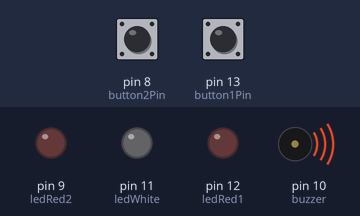
Bench run of a sketch on a simulated Arduino Uno, built with avr-gcc and run on an emulated ATmega328P. Parts: output pins drawn as LEDs (lit = HIGH), buzzer (waves = sounding). Dashed ring = blinking. The test bench sets the inputs (shaded band); at power-on: pin 8 (button2Pin) HIGH, pin 13 (button1Pin) HIGH. Random numbers use the default seed unless the sketch sets one.

Above: at 1.2 s.
1.3 s: pin 8 (button2Pin) pulled LOW for 0.15 s
At 1.55 s:
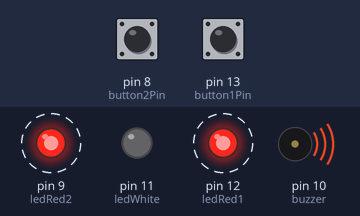
4.3 s: pin 13 (button1Pin) pulled LOW for 3.2 s
At 10.28 s:
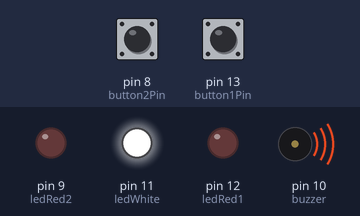
10.5 s: pin 13 (button1Pin) pulled LOW for 0.15 s
At 11.8 s:
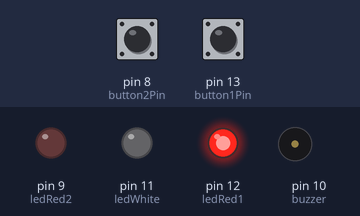
13.5 s: pin 13 (button1Pin) pulled LOW for 1 s
At 14.75 s:
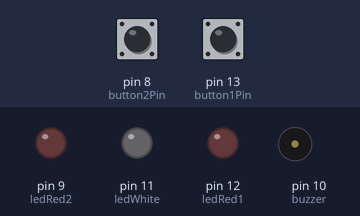
16.5 s: pin 8 (button2Pin) pulled LOW for 1 s
At 16.65 s:
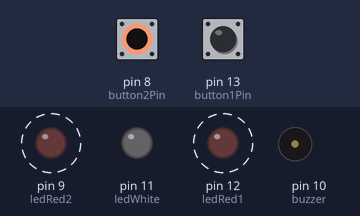
20.5 s: pin 8 (button2Pin) pulled LOW for 0.15 s
At 21.8 s:
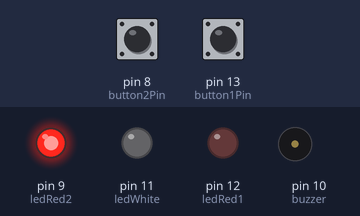
Timing chart, 0 to 32.0 s (numbered marks = the images above; inputs shaded):
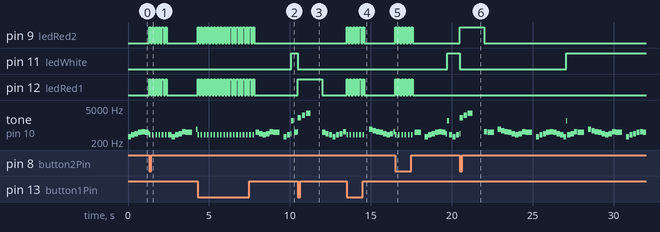

The sketch:

Two_Player_Game.ino
```cpp
#include <avr/pgmspace.h>

#define NOTE_E4  330
#define NOTE_G4  392
#define NOTE_A4  440
#define NOTE_B4  494
#define NOTE_C5  523
#define NOTE_D5  587
#define NOTE_E5  659
#define NOTE_G5  784
#define REST 0

const int button1Pin = 13;
const int button2Pin = 8;
const int ledWhite   = 11;
const int ledRed1    = 12;
const int ledRed2    = 9;
const int buzzer     = 10;

int tempo = 140;

const int melody[] PROGMEM = {
  NOTE_E4,8, NOTE_G4,8, NOTE_A4,8, NOTE_B4,8,
  NOTE_C5,8, NOTE_B4,8, NOTE_A4,8, NOTE_G4,8,
  NOTE_E4,8, NOTE_G4,8, NOTE_A4,8, NOTE_C5,8,
  NOTE_B4,4, REST,8,

  NOTE_E5,8, NOTE_D5,8, NOTE_C5,8, NOTE_B4,8,
  NOTE_A4,8, NOTE_G4,8, NOTE_A4,8, NOTE_C5,8,
  NOTE_B4,4, REST,8
};

int notes = sizeof(melody) / sizeof(melody[0]) / 2;

int wholenote;
int divider = 0;
int noteDuration = 0;
int thisNote = 0;
unsigned long noteStartTime = 0;
bool musicPlaying = true;

bool gameStarted = false;
bool gameFinished = false;
bool falseStart = false;

unsigned long randomDelayTime = 0;

void setup() {

  pinMode(button1Pin, INPUT_PULLUP);
  pinMode(button2Pin, INPUT_PULLUP);
  pinMode(ledWhite, OUTPUT);
  pinMode(ledRed1, OUTPUT);
  pinMode(ledRed2, OUTPUT);
  pinMode(buzzer, OUTPUT);

  digitalWrite(ledWhite, LOW);
  digitalWrite(ledRed1, LOW);
  digitalWrite(ledRed2, LOW);

  randomSeed(analogRead(A0));

  wholenote = (60000 * 4) / tempo;

  startNewRound();
}

void loop() {

  playBackgroundMusic();

  if (!gameStarted && !gameFinished) {

    if (digitalRead(button1Pin) == LOW) lose(1);
    if (digitalRead(button2Pin) == LOW) lose(2);

    if (millis() >= randomDelayTime) {
      digitalWrite(ledWhite, HIGH);
      tone(buzzer, 1500, 150);
      gameStarted = true;
    }
  }

  if (gameStarted && !gameFinished) {

    if (digitalRead(button1Pin) == LOW) win(1);
    if (digitalRead(button2Pin) == LOW) win(2);
  }
}

void win(int player) {

  gameFinished = true;
  digitalWrite(ledWhite, LOW);

  if (player == 1)
    digitalWrite(ledRed1, HIGH);
  else
    digitalWrite(ledRed2, HIGH);

  tone(buzzer, 2000, 200);
  delay(250);
  tone(buzzer, 2500, 200);
  delay(250);
  tone(buzzer, 3000, 300);
  delay(1000);

  startNewRound();
}

void lose(int player) {

  gameFinished = true;

  for (int i = 0; i < 6; i++) {
    digitalWrite(ledRed1, HIGH);
    digitalWrite(ledRed2, HIGH);
    tone(buzzer, 400, 100);
    delay(100);
    digitalWrite(ledRed1, LOW);
    digitalWrite(ledRed2, LOW);
    delay(100);
  }

  startNewRound();
}

void startNewRound() {

  digitalWrite(ledWhite, LOW);
  digitalWrite(ledRed1, LOW);
  digitalWrite(ledRed2, LOW);

  gameStarted = false;
  gameFinished = false;

  randomDelayTime = millis() + random(2000, 6000);
}

void playBackgroundMusic() {

  if (millis() - noteStartTime >= noteDuration) {

    if (thisNote >= notes * 2) thisNote = 0;

    divider = pgm_read_word_near(melody + thisNote + 1);

    noteDuration = wholenote / divider;

    int pitch = pgm_read_word_near(melody + thisNote);

    if (pitch == REST)
      noTone(buzzer);
    else
      tone(buzzer, pitch, noteDuration * 0.95);

    noteStartTime = millis();
    thisNote += 2;
  }
}
```

Measured:
- after the input at 1.3 s, pin 9 (ledRed2), pin 12 (ledRed1): alternates HIGH for 0.10 s and LOW for 0.10 s, 12 changes in all, then stays LOW, starting at once
- after the input at 4.3 s, pin 9 (ledRed2), pin 12 (ledRed1): alternates HIGH for 0.10 s and LOW for 0.10 s, 36 changes in all, then stays LOW, starting at once
- after the input at 10.5 s, pin 11 (ledWhite): HIGH → LOW at once; pin 12 (ledRed1): LOW → HIGH at once, → LOW 1.5 s later
- after the input at 13.5 s, pin 9 (ledRed2), pin 12 (ledRed1): alternates HIGH for 0.10 s and LOW for 0.10 s, 12 changes in all, then stays LOW, starting at once
- after the input at 16.5 s, pin 9 (ledRed2), pin 12 (ledRed1): alternates HIGH for 0.10 s and LOW for 0.10 s, 12 changes in all, then stays LOW, starting at once
- after the input at 20.5 s, pin 9 (ledRed2): LOW → HIGH at once, → LOW 1.5 s later; pin 11 (ledWhite): HIGH → LOW at once, → HIGH 6.6 s later
- by itself, tone on pin 10 (buzzer): plays 2000 Hz for 0.20 s, 2500 Hz for 0.20 s, 3000 Hz for 0.30 s, 523 Hz for 0.20 s, 494 Hz for 0.41 s, 659 Hz for 0.20 s … (43 notes in this stretch)
